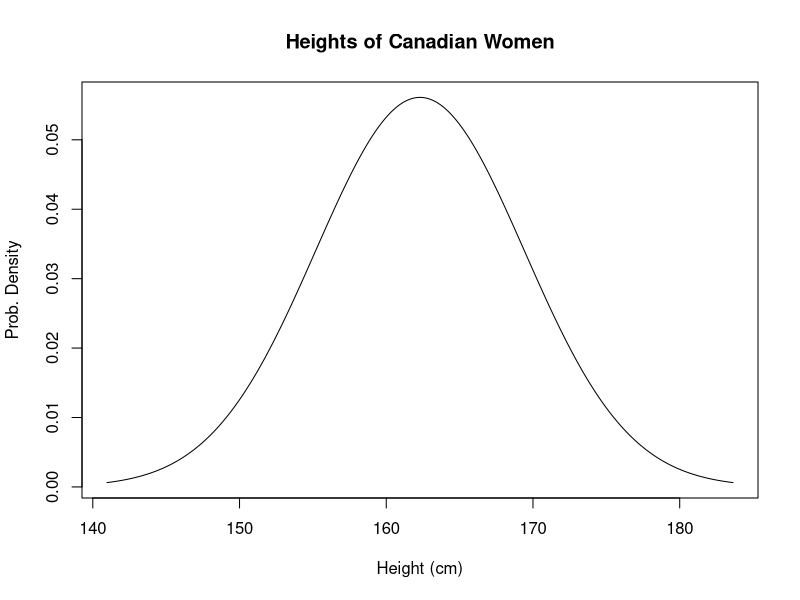

R code for this plot:
## ---- chunk 1
#| echo: true
mu <- 162.3
sig <- 7.11
xseq <- seq(mu-3*sig, mu + 3*sig, length.out = 300)
yseq <- dnorm(x = xseq, mean = mu, sd = sig) 

plot(xseq, yseq, type = "l",
  main = "Heights of Canadian Women",
  xlab = "Height (cm)", ylab = "Prob. Density")
## ---- chunk 2
#| echo: true
set.seed(-4) # Ensure the same random numbers every time

## generate 10000 random N(0,1) values
x <- rnorm(n = 10000, mean = 0, sd = 1) 

## You won't need to know how to write this code:
sum(x > -1 & x < 1) # x is larger than -1 AND less than 1
## ---- chunk 3
#| echo: true
## Mean is 4, sd is 30, so mean - 1sd = 4 - 30
## Change the mean and sd for yourself to see what happens!
mu <- 4
sigma <- 30
x2 <- rnorm(n = 10000, mean = mu, sd = sigma)
sum(x2 > (mu - sigma) & x2 < (mu + sigma)) # Not exactly 68%, but approximate!
## ---- chunk 4
#| echo: true
sum(x > -2 & x < 2) # within 2sd of the mean
sum(x > -3 & x < 3) # within 3
## Try this with x2 as well!
## ---- chunk 5
#| echo: true
## 1. Find the probability of a z-value less than 1.11.
pnorm(1.11)

## 2. Find the probability of a z-value greater than 1.11
1 - pnorm(1.11)

## 3. Find the probability of a z-value greater than -2.01 but less than 1.
pnorm(1) - pnorm(-2.01)

## 4. Verify the empirical rule: 68-95-99.7
pnorm(1) - pnorm(-1)
pnorm(2) - pnorm(-2)
pnorm(3) - pnorm(-3)
## ---- chunk 6
#| echo: true
pnorm(-0.323488045)
## ---- chunk 7
#| echo: true
pnorm(q = 160, mean = 162.3, sd = 7.11)
## ---- chunk 8
#| echo: true
## Standardize:
pnorm((0 - 4)/2)
## Same answer, without standardizing:
pnorm(q = 0, mean = 4, sd = 2)
## ---- chunk 9
#| echo: true
pnorm(1432, mean = 1234, sd = 56)
## ---- chunk 10
#| echo: true
1 - pnorm(0, mean = 4, sd = 2)
## ---- chunk 11
#| echo: true
pnorm(23, 23, 23)
## ---- chunk 12
#| echo: true
pnorm(-0.5) - pnorm(-1.52)
## ---- chunk 13
#| echo: true
pnorm(5, mean = 2, sd = 3) - pnorm(-1, mean = 2, sd = 3)
## ---- chunk 14
#| echo: true
qnorm(0.25, mean = 0, sd = 1)
## ---- chunk 15
#| echo: true
qnorm(0.25, mean = 2, sd = 3)
## ---- chunk 16
#| echo: true
## ~~~~~~~~~~~~~~~~~~~~~~~
## Questions 1, 2, and 3
## ~~~~~~~~~~~~~~~~~~~~~~~
1 - pnorm(c(1,2,3), mean = 0, sd = 2)

## ~~~~~~~~~~~~~~~~~~~~~~~
## Q4
## ~~~~~~~~~~~~~~~~~~~~~~~
qnorm(0.75, mean = -2, sd = 500)
qnorm(0.75)*500 - 2 # Alternative, using standard normal

## ~~~~~~~~~~~~~~~~~~~~~~~
## Q5.
## ~~~~~~~~~~~~~~~~~~~~~~~
pnorm(8.28, 3.14, 15.9) - pnorm(3.14, 3.14, 15.9)
## Alternative version, with standard normal
a <- (3.14 - 3.14)/15.9
b <- (8.28 - 3.14)/15.9
pnorm(b) - pnorm(a) # P(a < z < b) = P(Z < b) - P(Z < a)

## ~~~~~~~~~~~~~~~~~~~~~~~
## Q6: x = z*sigma + mu => sigma = (x-mu)/z
## ~~~~~~~~~~~~~~~~~~~~~~~
(0 - 1)/qnorm(0.25)
## Verify that 0 is the first quartile
qnorm(0.25, mean = 1, sd = (0 - 1)/qnorm(0.25)) # Good!

## ~~~~~~~~~~~~~~~~~~~~~~~
## Q7: empirical rule: 5.8 = mu - 2*sigma, so sigma = (7.5 - 5.8)/2
## ~~~~~~~~~~~~~~~~~~~~~~~
(7.5 - 5.8)/2
## However, if 10 = mu + 2*Sigma,
(10 - 7.5)/2
## The normal distribution doesn't work because this is a *skewed distribution*

## ~~~~~~~~~~~~~~~~~~~~~~~
## Q8.a) sigma = (x - mu)/z
## ~~~~~~~~~~~~~~~~~~~~~~~
(650 - 600)/qnorm(0.9)
## Verify:
pnorm(650, 600, 39.01521)
## Q8b:
(650 - 600)/qnorm(0.95)

## ~~~~~~~~~~~~~~~~~~~~~~~
## Q9: The "Canadian Women" part is irrelevant.
## ~~~~~~~~~~~~~~~~~~~~~~~
## The area WITHIN the range is:
pnorm(1.7) - pnorm(-1.7)
## So the area outside this range is:
1 - (pnorm(1.7) - pnorm(-1.7))
## Why is the "Canadian Women" part irrelevant?
## The lower bound will be mu - 1.7*sd = 150.213. When we
## standardize this, we get z = (x-mu)/sd = 1.7, so we'd use
## 1.7 in the standard normal distribution

## ~~~~~~~~~~~~~~~~~~~~~~~
## Q10
## ~~~~~~~~~~~~~~~~~~~~~~~
## P(X < 8) = 0.2, so let z = qnorm(0.2)
## z = (x - mu)/sigma = (8 - theta)/theta
## and therefore theta = 8/(z + 1)
8/(qnorm(0.2) + 1)
